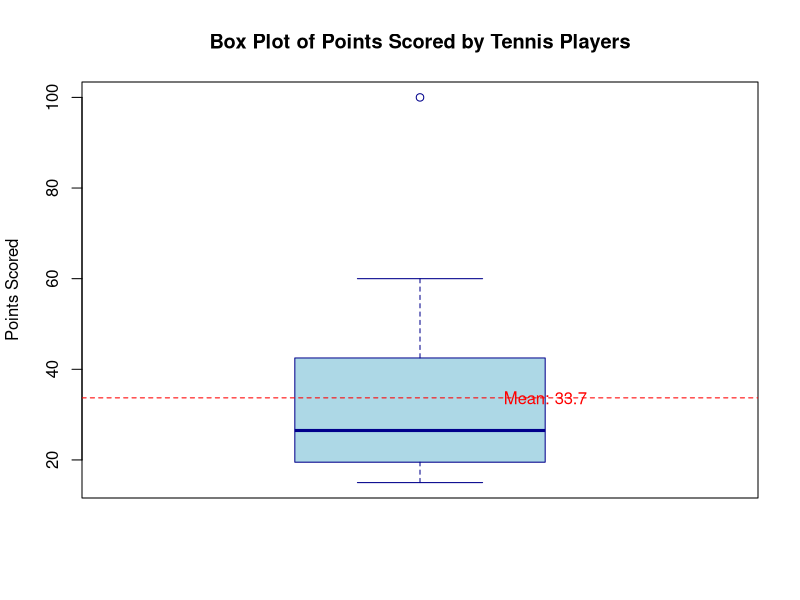

The R script that drew this image:

points_scored <- c(15, 22, 18, 30, 25, 28, 35, 40, 22, 19, 
                   50, 55, 60, 45, 30, 25, 20, 18, 17, 100)

boxplot(points_scored, 
        main = "Box Plot of Points Scored by Tennis Players", 
        ylab = "Points Scored", 
        col = "lightblue", 
        border = "darkblue")

abline(h = mean(points_scored), col = "red", lty = 2)

text(x = 1.2, y = mean(points_scored), labels = paste("Mean:", round(mean(points_scored), 2)), col = "red")